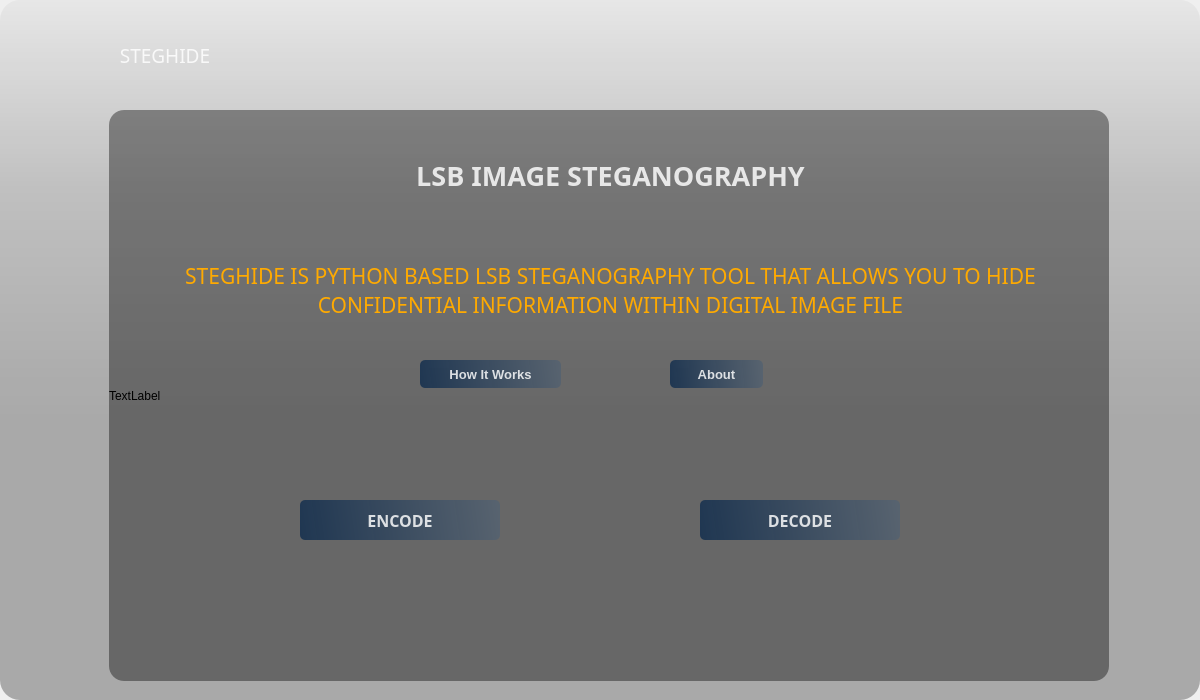
<?xml version="1.0" encoding="UTF-8"?>
<ui version="4.0">
 <class>Dialog</class>
 <widget class="QDialog" name="Dialog">
  <property name="geometry">
   <rect>
    <x>0</x>
    <y>0</y>
    <width>1200</width>
    <height>700</height>
   </rect>
  </property>
  <property name="windowTitle">
   <string>Dialog</string>
  </property>
  <widget class="QWidget" name="widget" native="true">
   <property name="geometry">
    <rect>
     <x>0</x>
     <y>0</y>
     <width>1200</width>
     <height>700</height>
    </rect>
   </property>
   <property name="cursor">
    <cursorShape>ArrowCursor</cursorShape>
   </property>
   <property name="styleSheet">
    <string notr="true"/>
   </property>
   <widget class="QLabel" name="label">
    <property name="geometry">
     <rect>
      <x>0</x>
      <y>0</y>
      <width>1200</width>
      <height>700</height>
     </rect>
    </property>
    <property name="styleSheet">
     <string notr="true">border-image: url(:/images/hacker.jpg);
border-radius:20px;</string>
    </property>
    <property name="text">
     <string/>
    </property>
   </widget>
   <widget class="QLabel" name="label_2">
    <property name="geometry">
     <rect>
      <x>0</x>
      <y>0</y>
      <width>1200</width>
      <height>700</height>
     </rect>
    </property>
    <property name="styleSheet">
     <string notr="true">background-color: qlineargradient(spread:pad, x1:0, y1:0, x2:0, y2:0.715909, stop:0 rgba(0, 0, 0, 9), stop:0.375 rgba(0, 0, 0, 50), stop:0.835227 rgba(0, 0, 0, 75));
border-radius:20px;</string>
    </property>
    <property name="text">
     <string/>
    </property>
    <property name="scaledContents">
     <bool>false</bool>
    </property>
    <property name="wordWrap">
     <bool>true</bool>
    </property>
   </widget>
   <widget class="QLabel" name="label_3">
    <property name="geometry">
     <rect>
      <x>109</x>
      <y>110</y>
      <width>1000</width>
      <height>571</height>
     </rect>
    </property>
    <property name="styleSheet">
     <string notr="true">background-color:rgba(0,0,0,100);
border-radius:15px;</string>
    </property>
    <property name="text">
     <string>TextLabel</string>
    </property>
   </widget>
   <widget class="QLabel" name="label_4">
    <property name="geometry">
     <rect>
      <x>320</x>
      <y>150</y>
      <width>581</width>
      <height>51</height>
     </rect>
    </property>
    <property name="font">
     <font>
      <family>Rockwell Extra Bold</family>
      <pointsize>20</pointsize>
      <weight>75</weight>
      <bold>true</bold>
      <underline>false</underline>
     </font>
    </property>
    <property name="styleSheet">
     <string notr="true">color:rgba(255,255,255,210);
</string>
    </property>
    <property name="text">
     <string>LSB IMAGE STEGANOGRAPHY</string>
    </property>
    <property name="alignment">
     <set>Qt::AlignCenter</set>
    </property>
   </widget>
   <widget class="QPushButton" name="pushButton_3">
    <property name="geometry">
     <rect>
      <x>300</x>
      <y>500</y>
      <width>200</width>
      <height>40</height>
     </rect>
    </property>
    <property name="font">
     <font>
      <family>Rockwell Extra Bold</family>
      <pointsize>12</pointsize>
      <weight>75</weight>
      <bold>true</bold>
     </font>
    </property>
    <property name="styleSheet">
     <string notr="true">QPushButton{
	background-color: qlineargradient(spread:pad, x1:0, y1:0.505682, x2:1, y2:0.477, stop:0 rgba(20, 47, 78, 219), stop:1 rgba(85, 98, 112, 226));
   color:rgba(255, 255, 255, 210);
   border-radius:5px;
}
QPushButton:hover{
	background-color: qlineargradient(spread:pad, x1:0, y1:0.505682, x2:1, y2:0.477, stop:0 rgba(40, 67, 98, 219), stop:1 rgba(105, 118, 132, 226));
   }
QPushButton:pressed{
	padding-left:5px;
	padding-top:5px;
	background-color:rgba(105, 118, 132, 200);
}</string>
    </property>
    <property name="text">
     <string>ENCODE</string>
    </property>
   </widget>
   <widget class="QPushButton" name="pushButton_4">
    <property name="geometry">
     <rect>
      <x>700</x>
      <y>500</y>
      <width>200</width>
      <height>40</height>
     </rect>
    </property>
    <property name="font">
     <font>
      <family>Rockwell Extra Bold</family>
      <pointsize>12</pointsize>
      <weight>75</weight>
      <bold>true</bold>
     </font>
    </property>
    <property name="styleSheet">
     <string notr="true">QPushButton{
	background-color: qlineargradient(spread:pad, x1:0, y1:0.505682, x2:1, y2:0.477, stop:0 rgba(20, 47, 78, 219), stop:1 rgba(85, 98, 112, 226));
   color:rgba(255, 255, 255, 210);
   border-radius:5px;
}
QPushButton:hover{
	background-color: qlineargradient(spread:pad, x1:0, y1:0.505682, x2:1, y2:0.477, stop:0 rgba(40, 67, 98, 219), stop:1 rgba(105, 118, 132, 226));
   }
QPushButton:pressed{
	padding-left:5px;
	padding-top:5px;
	background-color:rgba(105, 118, 132, 200);
}</string>
    </property>
    <property name="text">
     <string>DECODE</string>
    </property>
   </widget>
   <widget class="QLabel" name="label_7">
    <property name="geometry">
     <rect>
      <x>150</x>
      <y>240</y>
      <width>921</width>
      <height>101</height>
     </rect>
    </property>
    <property name="font">
     <font>
      <family>Rage Italic</family>
      <pointsize>16</pointsize>
      <kerning>true</kerning>
     </font>
    </property>
    <property name="mouseTracking">
     <bool>false</bool>
    </property>
    <property name="styleSheet">
     <string notr="true">color: rgb(255, 170, 0);</string>
    </property>
    <property name="text">
     <string>STEGHIDE IS PYTHON BASED LSB STEGANOGRAPHY TOOL THAT ALLOWS YOU TO HIDE CONFIDENTIAL INFORMATION WITHIN DIGITAL IMAGE FILE</string>
    </property>
    <property name="scaledContents">
     <bool>false</bool>
    </property>
    <property name="alignment">
     <set>Qt::AlignCenter</set>
    </property>
    <property name="wordWrap">
     <bool>true</bool>
    </property>
    <property name="indent">
     <number>0</number>
    </property>
   </widget>
   <widget class="QFrame" name="titleframe">
    <property name="geometry">
     <rect>
      <x>0</x>
      <y>0</y>
      <width>1200</width>
      <height>90</height>
     </rect>
    </property>
    <property name="styleSheet">
     <string notr="true">
border-radius:20px;</string>
    </property>
    <property name="frameShape">
     <enum>QFrame::StyledPanel</enum>
    </property>
    <property name="frameShadow">
     <enum>QFrame::Raised</enum>
    </property>
    <widget class="QLabel" name="label_6">
     <property name="geometry">
      <rect>
       <x>20</x>
       <y>20</y>
       <width>60</width>
       <height>60</height>
      </rect>
     </property>
     <property name="styleSheet">
      <string notr="true">image: url(:/images/logoimgae.png);</string>
     </property>
     <property name="text">
      <string/>
     </property>
    </widget>
    <widget class="QLabel" name="label_5">
     <property name="geometry">
      <rect>
       <x>90</x>
       <y>30</y>
       <width>150</width>
       <height>50</height>
      </rect>
     </property>
     <property name="font">
      <font>
       <family>Ravie</family>
       <pointsize>14</pointsize>
       <weight>50</weight>
       <bold>false</bold>
       <underline>false</underline>
      </font>
     </property>
     <property name="styleSheet">
      <string notr="true">color:rgba(255,255,255,210);</string>
     </property>
     <property name="text">
      <string>STEGHIDE</string>
     </property>
     <property name="alignment">
      <set>Qt::AlignCenter</set>
     </property>
    </widget>
    <widget class="QPushButton" name="closeButton">
     <property name="geometry">
      <rect>
       <x>1140</x>
       <y>10</y>
       <width>41</width>
       <height>31</height>
      </rect>
     </property>
     <property name="text">
      <string/>
     </property>
     <property name="icon">
      <iconset>
       <normaloff>../../../../Downloads/—Pngtree—check mark and cross gradient_15118783.png</normaloff>../../../../Downloads/—Pngtree—check mark and cross gradient_15118783.png</iconset>
     </property>
     <property name="iconSize">
      <size>
       <width>36</width>
       <height>36</height>
      </size>
     </property>
    </widget>
    <widget class="QPushButton" name="minimizeButton">
     <property name="geometry">
      <rect>
       <x>1090</x>
       <y>10</y>
       <width>41</width>
       <height>31</height>
      </rect>
     </property>
     <property name="text">
      <string/>
     </property>
     <property name="icon">
      <iconset>
       <normaloff>../../../../Downloads/chrome-minimize-svgrepo-com.svg</normaloff>../../../../Downloads/chrome-minimize-svgrepo-com.svg</iconset>
     </property>
     <property name="iconSize">
      <size>
       <width>40</width>
       <height>40</height>
      </size>
     </property>
    </widget>
   </widget>
   <widget class="QPushButton" name="pushButton">
    <property name="geometry">
     <rect>
      <x>420</x>
      <y>360</y>
      <width>141</width>
      <height>28</height>
     </rect>
    </property>
    <property name="font">
     <font>
      <pointsize>10</pointsize>
      <weight>75</weight>
      <bold>true</bold>
     </font>
    </property>
    <property name="styleSheet">
     <string notr="true">QPushButton{
	background-color: qlineargradient(spread:pad, x1:0, y1:0.505682, x2:1, y2:0.477, stop:0 rgba(20, 47, 78, 219), stop:1 rgba(85, 98, 112, 226));
   color:rgba(255, 255, 255, 210);
   border-radius:5px;
}
QPushButton:hover{
	background-color: qlineargradient(spread:pad, x1:0, y1:0.505682, x2:1, y2:0.477, stop:0 rgba(40, 67, 98, 219), stop:1 rgba(105, 118, 132, 226));
   }
QPushButton:pressed{
	padding-left:5px;
	padding-top:5px;
	background-color:rgba(105, 118, 132, 200);
}
</string>
    </property>
    <property name="text">
     <string>How It Works</string>
    </property>
   </widget>
   <widget class="QPushButton" name="pushButton_2">
    <property name="geometry">
     <rect>
      <x>670</x>
      <y>360</y>
      <width>93</width>
      <height>28</height>
     </rect>
    </property>
    <property name="font">
     <font>
      <pointsize>10</pointsize>
      <weight>75</weight>
      <bold>true</bold>
     </font>
    </property>
    <property name="styleSheet">
     <string notr="true">QPushButton{
	background-color: qlineargradient(spread:pad, x1:0, y1:0.505682, x2:1, y2:0.477, stop:0 rgba(20, 47, 78, 219), stop:1 rgba(85, 98, 112, 226));
   color:rgba(255, 255, 255, 210);
   border-radius:5px;
}
QPushButton:hover{
	background-color: qlineargradient(spread:pad, x1:0, y1:0.505682, x2:1, y2:0.477, stop:0 rgba(40, 67, 98, 219), stop:1 rgba(105, 118, 132, 226));
   }
QPushButton:pressed{
	padding-left:5px;
	padding-top:5px;
	background-color:rgba(105, 118, 132, 200);
}</string>
    </property>
    <property name="text">
     <string>About</string>
    </property>
   </widget>
  </widget>
 </widget>
 <resources>
  <include location="source_img.qrc"/>
 </resources>
 <connections>
  <connection>
   <sender>closeButton</sender>
   <signal>clicked()</signal>
   <receiver>Dialog</receiver>
   <slot>close()</slot>
   <hints>
    <hint type="sourcelabel">
     <x>385</x>
     <y>43</y>
    </hint>
    <hint type="destinationlabel">
     <x>599</x>
     <y>349</y>
    </hint>
   </hints>
  </connection>
  <connection>
   <sender>minimizeButton</sender>
   <signal>clicked()</signal>
   <receiver>Dialog</receiver>
   <slot>showMinimized()</slot>
   <hints>
    <hint type="sourcelabel">
     <x>515</x>
     <y>53</y>
    </hint>
    <hint type="destinationlabel">
     <x>599</x>
     <y>349</y>
    </hint>
   </hints>
  </connection>
 </connections>
</ui>
